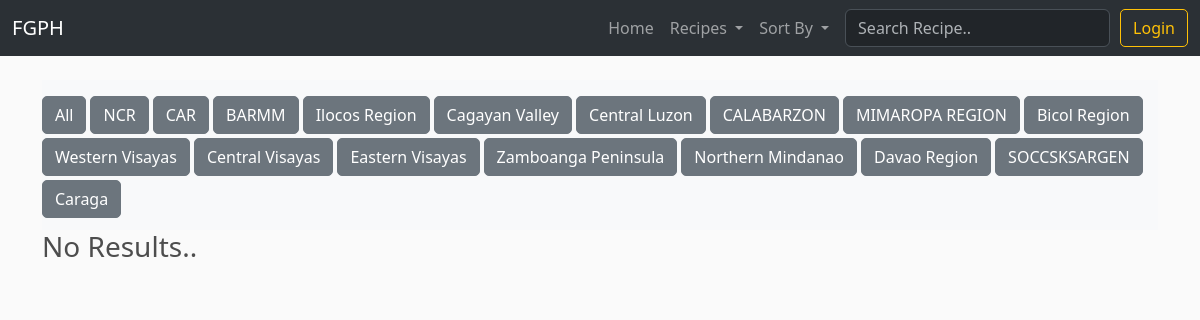
The page /?region=CALABARZON on the database its author committed.
### FGPH/models.py (models this page shows, shortened)
class Region(models.Model):
	name = models.CharField(max_length=64, null=True)
	alias = models.CharField(max_length=64, null=True, blank=True)
	order = models.FloatField(null=True, blank=True)

### FGPH/views.py (the view)
# urls.py: path("", views.index, name='home'),
def index(request):
    categories = Category.objects.all()
    regions = Region.objects.all().values().order_by('order')
    category = request.GET.get('category')
    region = request.GET.get('region')
    query = request.GET.get("q")
    if category:
        recipes = Recipe.objects.filter(category__name__contains=category)
    elif region:
        recipes = Recipe.objects.filter(region__name__contains=region)
    elif query:
        recipes = Recipe.objects.filter(
            Q(name__icontains=query) | Q(tags__name__icontains=query) | Q(author__name__icontains=query) |
            Q(ingredients__icontains=query)
        ).distinct()
    else:
        recipes = Recipe.objects.all()
    context = {'recipes': recipes, 'regions': regions, 'categories': categories}
    return render(request, 'FGPH/home.html', context)

### FGPH/templatetags/get_group.py (called while the page is built)
@register.filter(name='has_group')
def has_group(user, group_name):
    return user.groups.filter(name=group_name).exists()

### FGPH/templates/FGPH/home.html
{% extends 'FGPH/template.html' %}
{% load static %}
{% block content %}
{% include 'FGPH/sections/regions.html' %}
<div class="row">
	{% for recipe in recipes %}
		<div class="col-lg-4">
			<img class="thumbnail" src="{{ recipe.thumbnail.url }}">
			<div class="box-element product">
				<h4 class="card-title"><strong>{{ recipe.name }}</strong></h4>
				<h6 style="line-height: 30px; margin-left: 	0px;">by: {{ recipe.author }} ({{ recipe.author.title }})</h6>
				<p style="word-wrap: break-word;" class="card-text">{{ recipe.description }}</p>
				<div style="display: inline-flex;">
					<p style="word-wrap: break-word;" class="card-text"><strong>Tags:&nbsp;</strong></p>
					{% for id, name in recipe.recipeTags %}
					<p style="word-wrap: break-word;" class="card-text">{{ name }},&nbsp;</p>
					{% endfor %}
				</div>
				<hr>
				<button data-recipe="{{ recipe.id }}" data-action="add" class="btn btn-outline-secondary add-recipe">Add to Cookbook</button>
				<a href="{% url 'FGPH:recipe' recipe.id %}" data-recipe="{{ recipe.id }}" class="btn btn-outline-success view-recipe">View</a>
			</div>
		</div>
		{% empty %}
		<h3>No Results..</h3>
	{% endfor %}
</div>
{% endblock content %}

### FGPH/templates/FGPH/sections/regions.html (shortened to what this page needs)
<nav class="navbar navbar-expand-lg bg-body-tertiary">
      <div class="collapse navbar-collapse mt-2" id="navbarText">
        <ul id="regionsList" class="nav nav-pills">
            <li class="nav-item">
              <a class="btn btn-secondary me-1 mb-1" aria-current="page" href="{% url 'FGPH:home' %}">All</a>
            </li>
            {% for region in regions %}
            <li class="nav-item">
                <a class="btn btn-secondary me-1 mb-1" data-region="{{ region.name }}" aria-current="page" href="{% url 'FGPH:home' %}?region={{ region.name }}">{{ region.name }}</a>
            </li>
            {% endfor %}
        </ul>
      </div>
  </nav>

### static/css/main.css (style rules this page uses)
body { background-color: hsl(0, 0%, 98%); }
h1,h2,h3,h4,h5,h6 { color:hsl(0, 0%, 30%); }
.btn { border-radius: 5px; }

### rows shown on the page
Region: name "NCR"
Region: name "CAR"
Region: name "BARMM"
Region: name "Ilocos Region"
Region: name "Cagayan Valley"
Region: name "Central Luzon"
Region: name "CALABARZON"
Region: name "MIMAROPA REGION"
Region: name "Bicol Region"
Region: name "Western Visayas"
Region: name "Central Visayas"
Region: name "Eastern Visayas"
Region: name "Zamboanga Peninsula"
Region: name "Northern Mindanao"
Region: name "Davao Region"
Region: name "SOCCSKSARGEN"
Region: name "Caraga"
